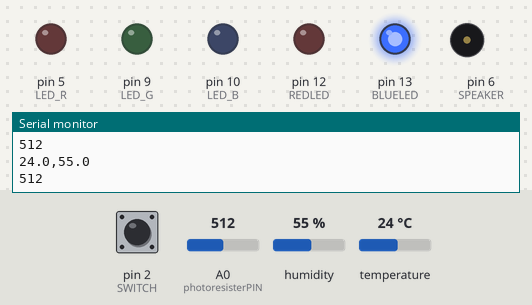
This sketch was run on a simulated Arduino Uno, built with avr-gcc and run on an emulated ATmega328P. Parts: output pins drawn as LEDs (lit = HIGH), buzzer (waves = sounding), the last lines printed to the serial monitor. Inputs (shaded band) come from the test bench; at power-on: pin 2 (SWITCH) HIGH, A0 (photoresisterPIN) = 512, humidity 55 %, temperature 24 °C.

Above: at 4.8 s.
4.9 s: pin 2 (SWITCH) pulled LOW for 2.6 s
At 8.7 s:
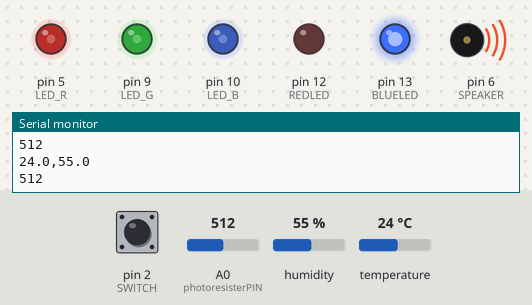
10.4 s: A0 (photoresisterPIN) set to 90
16.1 s: pin 2 (SWITCH) pulled LOW for 2.6 s
At 19.6 s:
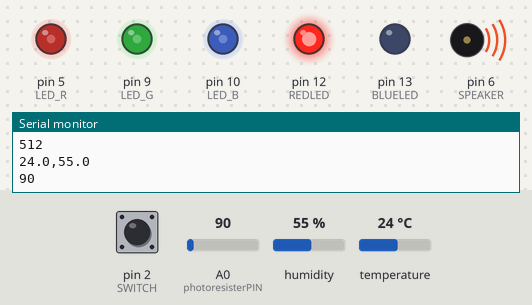
21.3 s: A0 (photoresisterPIN) set to 110
27.0 s: A0 (photoresisterPIN) set to 92
At 27.0 s:
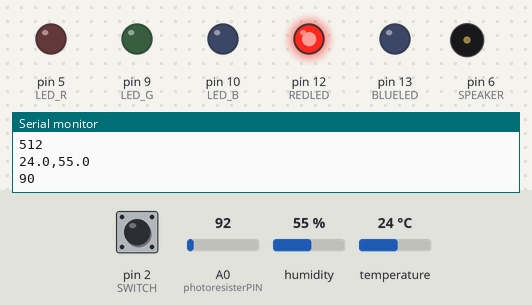
Timing chart, 0 to 30.0 s (numbered marks = the images above; inputs shaded):
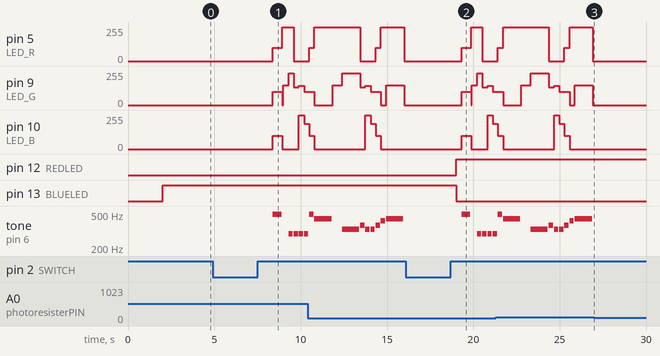

Measured:
- after the input at 4.9 s, pin 5 (LED_R): 0/255 → 100/255 after 3.5 s, → 255/255 0.55 s later, → 0/255 0.65 s later; pin 9 (LED_G): 0/255 → 100/255 after 3.5 s, → 150/255 0.55 s later, → 240/255 0.35 s later, → 135/255 0.30 s later, … (6 changes in this stretch)
- after the input at 16.1 s, pin 5 (LED_R): 0/255 → 100/255 after 3.2 s, → 255/255 0.55 s later, → 0/255 0.65 s later; pin 9 (LED_G): 0/255 → 100/255 after 3.2 s, → 150/255 0.55 s later, → 240/255 0.35 s later, → 135/255 0.30 s later, … (6 changes in this stretch)
- after the input at 27.0 s, pin 12 (REDLED): stays HIGH (without the input it goes to LOW after 2.9 s); pin 13 (BLUELED): stays LOW (without the input it goes to HIGH after 2.9 s)

The sketch:

sumeshi-arduino.ino
```cpp
#include "DHT.h"

#define LED_R 5
#define LED_G 9
#define LED_B 10

#define SWITCH 2

#define SPEAKER 6

#define DHTPIN 7
#define DHTTYPE DHT11

#define REDLED 12
#define BLUELED 13
#define photoresisterPIN A0

// dht11用
DHT dht(DHTPIN, DHTTYPE);

//スイッチ用
bool playFlag = false;

//照度センサ用
int lightValue = 0;

// 音楽鳴らす用変数
//                        ド1 レ2   ミ3  ファ4 ソ5  ラ6  シ7  ド8
const int doremi[] = { 0, 262, 294, 330, 370, 415, 440, 494, 523 };
const int music[] = { 47, 162, 80, 82, 82, 82, 82, 87, 26, 40, 23, 84, 83, 83, 84, 85, 26, 0 };
int i, j, k;

// 色を制御する関数
void setColor(int redValue, int greenValue, int blueValue) {
  analogWrite(LED_R, redValue);
  analogWrite(LED_G, greenValue);
  analogWrite(LED_B, blueValue);
}

void changeColor(int num) {
  switch (num % 7) {
    case 1:
      setColor(255, 0, 0);
      break;
    case 2:
      setColor(255, 150, 0);
      break;
    case 3:
      setColor(255, 240, 0);
      break;
    case 4:
      setColor(0, 135, 0);
      break;
    case 5:
      setColor(0, 145, 255);
      break;
    case 6:
      setColor(0, 100, 190);
      break;
    case 7:
      setColor(145, 0, 130);
      break;
    default:
      setColor(100, 100, 100);
      break;
  }
}

// 音楽を鳴らす関数
void playMusic() {
  i = 0;
  while (1) {
    changeColor(i);
    j = music[i] / 10;
    k = music[i] % 10;
    if (k) {
      tone(SPEAKER, doremi[k]);
    } else {
      noTone(SPEAKER);
    }
    if (j == 4) {
      delay(500);
    } else if (j == 8) {
      delay(250);
    } else if (j == 2) {
      delay(1000);
    }
    noTone(SPEAKER);
    delay(50);
    i++;
    if (music[i] == 0) {
      noTone(SPEAKER);
      setColor(0, 0, 0);
      delay(1000);
      break;
    }
  }
}

// 温湿度を取得し、シリアルモニタに出力する
String getTempInfo() {
  delay(2000);
  float humid = dht.readHumidity();
  float temp = dht.readTemperature();

  if (isnan(humid) || isnan(temp)) {
    return "Failed to read from DHT sensor!";
  }

  return String(temp, 1) + "," + String(humid, 1);
}

void changePlayFlag() {
  playFlag = !playFlag;
}

String getLightInfo() {
  lightValue = analogRead(photoresisterPIN);

  if (lightValue < 100) {
    digitalWrite(REDLED, HIGH);
    digitalWrite(BLUELED, LOW);
  } else {
    digitalWrite(BLUELED, HIGH);
    digitalWrite(REDLED, LOW);
  }
  return String(lightValue);
}

void setup() {
  pinMode(REDLED, OUTPUT);
  pinMode(BLUELED, OUTPUT);
  pinMode(SPEAKER, OUTPUT);
  pinMode(SWITCH, INPUT_PULLUP);
  attachInterrupt(0, changePlayFlag, RISING);

  Serial.begin(9600);

  // dht11用

  Serial.println(F("DHT11 start!"));
  dht.begin();
}

void loop() {
  if (playFlag) {
    //チャタリング防止
    delay(300);
    changePlayFlag();
    playMusic();
  }
  Serial.println(getTempInfo());
  Serial.println(getLightInfo());
}
```
